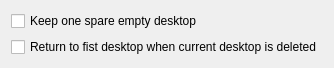
<?xml version="1.0" encoding="UTF-8"?>
<ui version="4.0">
 <class>KWin::TemporaryVirtualDesktopsConfigForm</class>
 <widget class="QWidget" name="KWin::TemporaryVirtualDesktopsConfigForm">
  <property name="geometry">
   <rect>
    <x>0</x>
    <y>0</y>
    <width>334</width>
    <height>59</height>
   </rect>
  </property>
  <property name="windowTitle">
   <string>Temporary Virtual Desktops</string>
  </property>
  <layout class="QFormLayout" name="formLayout">
   <item row="0" column="0">
    <widget class="QCheckBox" name="kcfg_oneSpare">
     <property name="text">
      <string>Keep one spare empty desktop</string>
     </property>
     <property name="checked">
      <bool>false</bool>
     </property>
    </widget>
   </item>
   <item row="1" column="0">
    <widget class="QCheckBox" name="kcfg_backHome">
     <property name="text">
      <string>Return to fist desktop when current desktop is deleted</string>
     </property>
     <property name="checked">
      <bool>false</bool>
     </property>
    </widget>
   </item>
  </layout>
 </widget>
 <resources/>
</ui>
